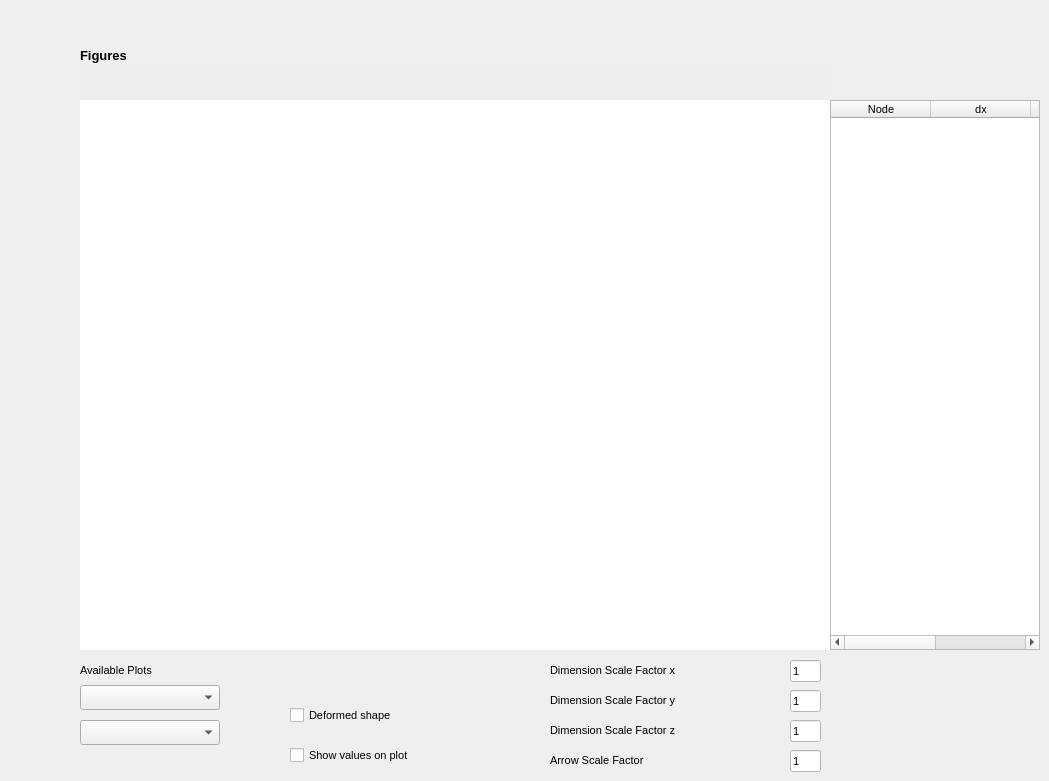
    <widget class="QWidget" name="tab_SSI_geom">
     <attribute name="title">
      <string>SSI_geom</string>
     </attribute>
     <widget class="QComboBox" name="comboBox_SsiFiguresGeom1">
      <property name="geometry">
       <rect>
        <x>80</x>
        <y>685</y>
        <width>140</width>
        <height>25</height>
       </rect>
      </property>
     </widget>
     <widget class="QComboBox" name="comboBox_SsiFiguresGeom2">
      <property name="geometry">
       <rect>
        <x>80</x>
        <y>720</y>
        <width>140</width>
        <height>25</height>
       </rect>
      </property>
     </widget>
     <widget class="QLabel" name="label_justdisplay_37">
      <property name="geometry">
       <rect>
        <x>80</x>
        <y>660</y>
        <width>140</width>
        <height>20</height>
       </rect>
      </property>
      <property name="font">
       <font>
        <pointsize>8</pointsize>
       </font>
      </property>
      <property name="text">
       <string>Available Plots</string>
      </property>
     </widget>
     <widget class="QWidget" name="content_PlotSsiGeom" native="true">
      <property name="geometry">
       <rect>
        <x>80</x>
        <y>100</y>
        <width>750</width>
        <height>550</height>
       </rect>
      </property>
      <property name="styleSheet">
       <string notr="true">background-color: rgb(255, 255, 255);</string>
      </property>
     </widget>
     <widget class="QLabel" name="label_justdisplay_38">
      <property name="geometry">
       <rect>
        <x>80</x>
        <y>40</y>
        <width>70</width>
        <height>30</height>
       </rect>
      </property>
      <property name="font">
       <font>
        <pointsize>10</pointsize>
        <weight>75</weight>
        <bold>true</bold>
       </font>
      </property>
      <property name="text">
       <string>Figures</string>
      </property>
     </widget>
     <widget class="QWidget" name="content_ToolbarSsiGeom" native="true">
      <property name="geometry">
       <rect>
        <x>80</x>
        <y>70</y>
        <width>750</width>
        <height>30</height>
       </rect>
      </property>
      <property name="styleSheet">
       <string notr="true">background-color: rgb(255, 255, 255);
background-color: rgb(238, 238, 238);</string>
      </property>
     </widget>
     <widget class="QCheckBox" name="checkBox_ValuesOnPlotSSI">
      <property name="geometry">
       <rect>
        <x>290</x>
        <y>740</y>
        <width>181</width>
        <height>31</height>
       </rect>
      </property>
      <property name="font">
       <font>
        <pointsize>8</pointsize>
       </font>
      </property>
      <property name="text">
       <string>Show values on plot</string>
      </property>
     </widget>
     <widget class="QCheckBox" name="checkBox_DeformedShapeSSI">
      <property name="geometry">
       <rect>
        <x>290</x>
        <y>700</y>
        <width>161</width>
        <height>31</height>
       </rect>
      </property>
      <property name="font">
       <font>
        <pointsize>8</pointsize>
       </font>
      </property>
      <property name="text">
       <string>Deformed shape</string>
      </property>
     </widget>
     <widget class="QLabel" name="label_justdisplay_45">
      <property name="geometry">
       <rect>
        <x>550</x>
        <y>690</y>
        <width>201</width>
        <height>21</height>
       </rect>
      </property>
      <property name="font">
       <font>
        <pointsize>8</pointsize>
       </font>
      </property>
      <property name="text">
       <string>Dimension Scale Factor y</string>
      </property>
     </widget>
     <widget class="QLabel" name="label_justdisplay_46">
      <property name="geometry">
       <rect>
        <x>550</x>
        <y>660</y>
        <width>201</width>
        <height>21</height>
       </rect>
      </property>
      <property name="font">
       <font>
        <pointsize>8</pointsize>
       </font>
      </property>
      <property name="text">
       <string>Dimension Scale Factor x</string>
      </property>
     </widget>
     <widget class="QLabel" name="label_justdisplay_47">
      <property name="geometry">
       <rect>
        <x>550</x>
        <y>720</y>
        <width>201</width>
        <height>21</height>
       </rect>
      </property>
      <property name="font">
       <font>
        <pointsize>8</pointsize>
       </font>
      </property>
      <property name="text">
       <string>Dimension Scale Factor z</string>
      </property>
     </widget>
     <widget class="QLabel" name="label_justdisplay_48">
      <property name="geometry">
       <rect>
        <x>550</x>
        <y>750</y>
        <width>181</width>
        <height>21</height>
       </rect>
      </property>
      <property name="font">
       <font>
        <pointsize>8</pointsize>
       </font>
      </property>
      <property name="text">
       <string>Arrow Scale Factor</string>
      </property>
     </widget>
     <widget class="QLineEdit" name="lineEdit_DimensionScaleFactor_xSSI">
      <property name="geometry">
       <rect>
        <x>790</x>
        <y>660</y>
        <width>31</width>
        <height>22</height>
       </rect>
      </property>
      <property name="font">
       <font>
        <pointsize>8</pointsize>
       </font>
      </property>
      <property name="styleSheet">
       <string notr="true">background-color: rgb(255, 255, 255);</string>
      </property>
      <property name="text">
       <string>1</string>
      </property>
     </widget>
     <widget class="QLineEdit" name="lineEdit_ArrowScaleFactorSSI">
      <property name="geometry">
       <rect>
        <x>790</x>
        <y>750</y>
        <width>31</width>
        <height>22</height>
       </rect>
      </property>
      <property name="font">
       <font>
        <pointsize>8</pointsize>
       </font>
      </property>
      <property name="styleSheet">
       <string notr="true">background-color: rgb(255, 255, 255);</string>
      </property>
      <property name="text">
       <string>1</string>
      </property>
     </widget>
     <widget class="QLineEdit" name="lineEdit_DimensionScaleFactor_ySSI">
      <property name="geometry">
       <rect>
        <x>790</x>
        <y>690</y>
        <width>31</width>
        <height>22</height>
       </rect>
      </property>
      <property name="font">
       <font>
        <pointsize>8</pointsize>
       </font>
      </property>
      <property name="styleSheet">
       <string notr="true">background-color: rgb(255, 255, 255);</string>
      </property>
      <property name="text">
       <string>1</string>
      </property>
     </widget>
     <widget class="QLineEdit" name="lineEdit_DimensionScaleFactor_zSSI">
      <property name="geometry">
       <rect>
        <x>790</x>
        <y>720</y>
        <width>31</width>
        <height>22</height>
       </rect>
      </property>
      <property name="font">
       <font>
        <pointsize>8</pointsize>
       </font>
      </property>
      <property name="styleSheet">
       <string notr="true">background-color: rgb(255, 255, 255);</string>
      </property>
      <property name="text">
       <string>1</string>
      </property>
     </widget>
     <widget class="QTableWidget" name="tableWidget_DeformedValuesSSI">
      <property name="geometry">
       <rect>
        <x>830</x>
        <y>100</y>
        <width>210</width>
        <height>550</height>
       </rect>
      </property>
      <property name="font">
       <font>
        <pointsize>8</pointsize>
       </font>
      </property>
      <property name="columnCount">
       <number>4</number>
      </property>
      <column>
       <property name="text">
        <string>Node</string>
       </property>
      </column>
      <column>
       <property name="text">
        <string>dx</string>
       </property>
      </column>
      <column>
       <property name="text">
        <string>dy</string>
       </property>
      </column>
      <column>
       <property name="text">
        <string>dz</string>
       </property>
      </column>
     </widget>
    </widget>
